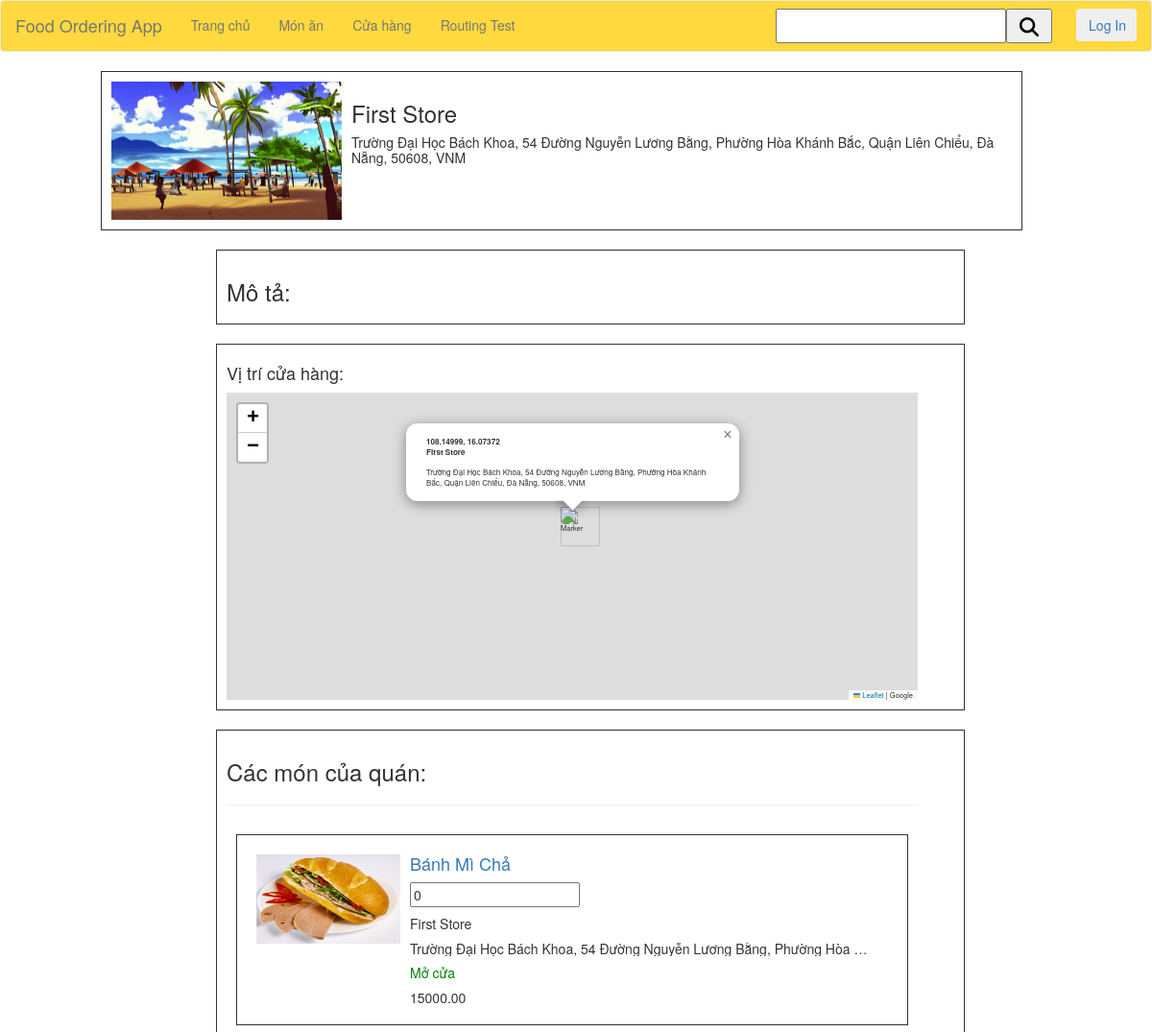
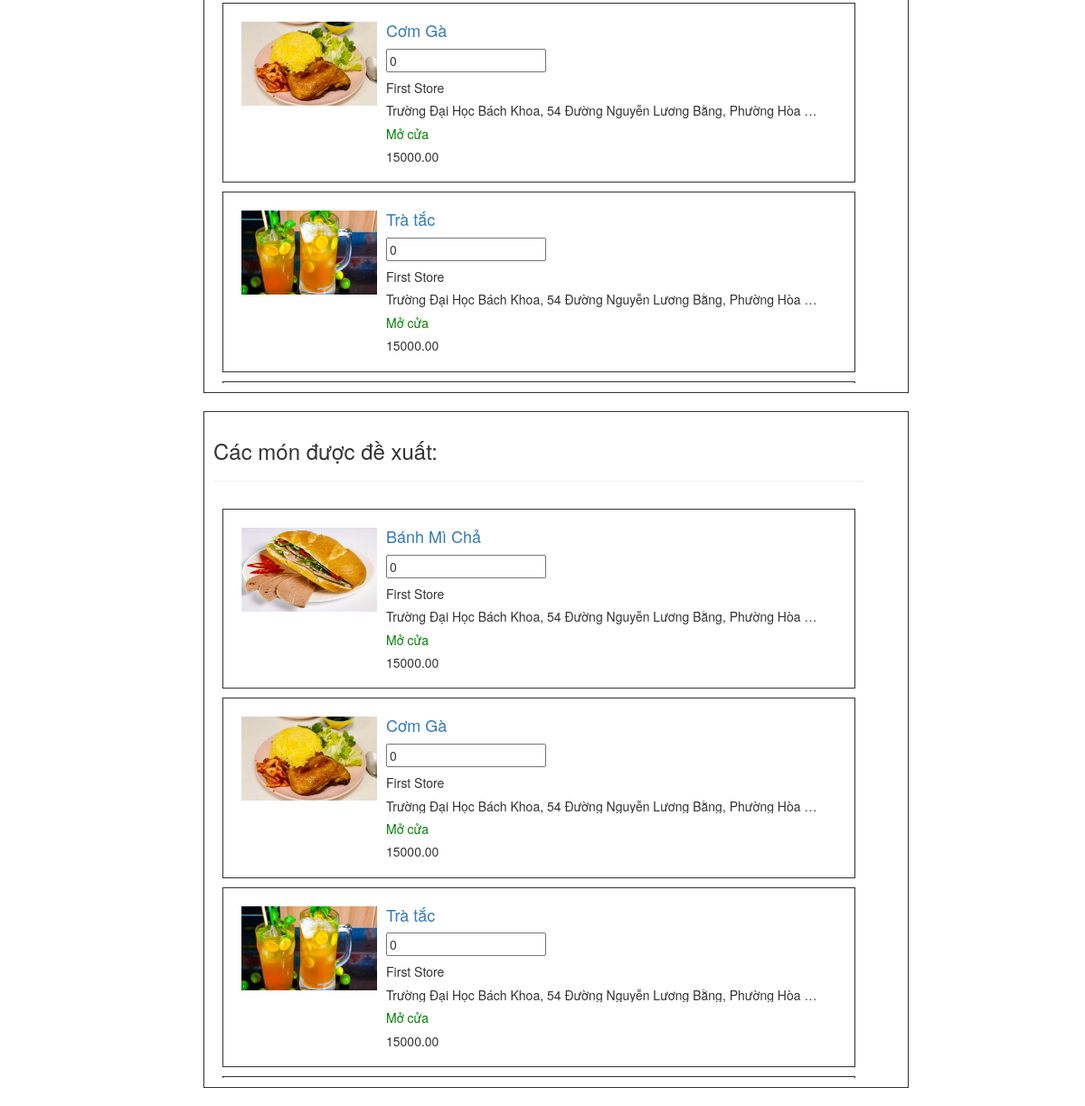
Screenshot of /store/hoaanduong2003-first-store with the database file from the repository (2 pictures, top to bottom).
### stores/models.py (models this page shows, shortened)
class Store(models.Model):
	user = models.OneToOneField(User, on_delete=models.CASCADE,related_name="store")
	name = models.CharField(max_length = 256,blank = False)
	business_code = models.CharField(max_length =10,blank=True,null=True)
	tax_identification = models.CharField(max_length =13,blank=True,null=True)
	location = models.ForeignKey(Location,on_delete=models.SET_NULL,null=True)
	description = models.TextField(max_length = 512,blank=True)
	avatar = models.ImageField(default='stores/store.png', upload_to='stores/')
	status = models.ForeignKey(Store_Status,on_delete=models.SET_NULL,blank=True,null=True)
	slug = models.SlugField(max_length=255,null=True)
	moderated = models.DateTimeField(blank=True,null=True)
	updated = models.DateTimeField(auto_now=True)
	created = models.DateTimeField(auto_now_add=True)
	class Meta:
		db_table = "Store"
		verbose_name = "Store"
	@property
	def is_open(self):
		today = datetime.datetime.now()
		try:
			now_weekday = today.weekday()
			now_hour = today.time()
			today_opening_hour = self.opening_hours.get(weekday=now_weekday)
			return self.status.code == "active" and now_hour >= today_opening_hour.from_hour and now_hour <= today_opening_hour.to_hour
		except:
			return False

### locations/models.py (models this page shows, shortened)
class Location(models.Model):
    address = models.TextField(max_length=512,blank=True,default="")
    country = models.TextField(max_length=100,blank=True,default="")
    region = models.TextField(max_length=100,blank=True,default="")
    subregion_1 = models.TextField(max_length=100, blank=True, default="")
    subregion_2 = models.TextField(max_length=100, blank=True, default="")
    lat = models.FloatField(default=16.07387)
    lng = models.FloatField(default=108.14975)
    class Meta:
        db_table = "Location"
        verbose_name = "Location"

### products/models.py (models this page shows, shortened)
class Product(models.Model):
    name = models.TextField(max_length=255)
    description = models.TextField(max_length=2048,blank = True)
    store = models.ForeignKey(Store,on_delete=models.CASCADE,null=True,related_name="products")
    price = MoneyField(max_digits=256,decimal_places=2,default = 0,default_currency='VND')
    new_price = MoneyField(max_digits=256,decimal_places=2,default = 0,default_currency='VND')
    image = models.ImageField(default='products.png', upload_to='products/')
    category = models.ForeignKey(Category,on_delete=models.DO_NOTHING,blank=True,null=True)
    status = models.ForeignKey(Product_Status,on_delete=models.DO_NOTHING,blank=True,null=True)
    moderated = models.DateTimeField(blank=True, null=True)
    updated = models.DateTimeField(auto_now=True)
    created = models.DateTimeField(auto_now_add=True)
    slug = models.SlugField(max_length=255,null=True)
    class Meta:
        db_table = "Product"
        verbose_name = "Product"
    @property
    def average_rating(self):
        average_rating = self.reviews.aggregate(Avg("rating"),Count('author'))
        return average_rating

### stores/views.py (the view)
# urls.py: path('store/<slug:slug>',StoreDetailView),
def StoreDetailView(request,slug):
    ctx = {}
    store = Store.objects.get(slug = slug)
    ctx["store"] = store
    ctx["recommended_products"] = recommended_products(user=request.user)[:10]
    ctx["store_products"] = Product.objects.filter(store = store)
    return render(request, 'Site/StoreDetail.html',ctx)

### products/utils.py (called while the page is built, shortened)
def recommended_products(user,*args,**kwargs):
    if user.is_anonymous:
        return Product.objects.filter(store__status__code = "active",status__code = "active")
    for p in products:
        p.distance = round(p.distance,ndigits=2)
    return products

### templates/Site/StoreDetail.html (shortened to what this page needs)
{% extends 'Site/index.html' %}
{% block content %}
    <div class = "container-fluid">
        <div class = "row">
            <div class = "col" style = "margin-left:5vw">
                <div class = "row product-section" style = "width:80vw; left:5vw">
                    <div class = "col group-body" style="padding-right:10px;">
                        <img class = 'product-image-2' src="{{ store.avatar.url }}" style="position:relative;">
                    </div>
                    <div class = "col group-body" style = "width: 80vw; padding-right:10px;">
                        <h3>{{store.name}}</h3>
                        <h5>{{store.location.address}}</h5>
                    </div>
                </div>
                <div class = "row product-section" style = "width:65vw; left: 15vw; ">
                    <div>
                        <h3>Mô tả:</h3>
                    </div>
                </div>
                <div class = "row product-section" style = "width:65vw; left: 15vw; ">
                    <div style = "position:relative;">
                        <h4>Vị trí cửa hàng: </h4>
                        <div id = "product_map" style="width:60vw; height:40vh;"></div>
                        {% load static %}
                    </div>
                </div>
                <div class = "row product-section" style = "width:65vw; left: 15vw;">
                    <div style = "width:60vw; position:relative;">
                        <h3>Các món của quán:</h3>
                        <hr>
                        <div style = "width:60vw; max-height:80vh; overflow: scroll;">
                            {% for p in store_products %}
                            <div style = "border-style:solid; border-width: thin; padding:10px; margin:10px">
                                <div style = "display:flex;justify-content: flex-start; ">
                                    <img src="{{p.image.url}}" style = "width: 150px; height: 93px; margin:10px">
                                    <div style="position: relative; width:40vw;">
                                        <h4><a href = "/product/{{p.slug}}">{{ p.name }}</a></h4>
                                        <input id="store_average_rating_{{forloop.counter0}}" type="text" name = "rating" value = "{% if p.average_rating.rating__avg %}{{p.average_rating.rating__avg}}{% else %}0{% endif %}" style = "margin = 0px;">
                                        <h5>{{p.store.name}}</h5>
                                        <h5 style="overflow: hidden;text-overflow: ellipsis;white-space: nowrap;">{{ p.store.location.address}}</h5>
                                        {% if p.store.is_open %}
                                            <h5 style="color:green">Mở cửa</h5>
                                        {% endif %}
                                        <h5>{{ p.price }}</h5>
                                    </div>
                                </div>
                            </div>
                            {% endfor %}
                        </div>
                    </div>
                </div>
                <div class = "row product-section" style = "width:65vw; left: 15vw;">
                    <div style = "width:60vw; position:relative;">
                        <h3>Các món được đề xuất:</h3>
                        <hr>
                        <div style = "width:60vw; max-height:80vh; overflow: scroll;">
                            {% for p in recommended_products %}
                            <div style = "border-style:solid; border-width: thin; padding:10px; margin:10px">
                                <div style = "display:flex;justify-content: flex-start; ">
                                    <img src="{{p.image.url}}" style = "width: 150px; height: 93px; margin:10px">
                                    <div style="position: relative; width:40vw;">
                                        <h4><a href = "/product/{{p.slug}}">{{ p.name }}</a></h4>
                                        <input id="rec_average_rating_{{forloop.counter0}}" type="text" name = "rating" value = "{% if p.average_rating.rating__avg %}{{p.average_rating.rating__avg}}{% else %}0{% endif %}" style = "margin = 0px;">
                                        <h5>{{p.store.name}}</h5>
                                        <h5 style="overflow: hidden;text-overflow: ellipsis;white-space: nowrap;">{{ p.store.location.address}}</h5>
                                        {% if p.store.is_open %}
                                            <h5 style="color:green">Mở cửa</h5>
                                        {% endif %}
                                        <h5>{{ p.price }}</h5>
                                    </div>
                                </div>
                            </div>
                            {% endfor %}
                        </div>
                    </div>
                </div>
            </div>
        </div>
    </div>
{% endblock %}

### static/css/style.css (style rules this page uses)
html { font-family: Helvetica,Arial }
.product-image-2 { width: 20vw; height: 12vw; }
.product-section { position: relative; height: auto; border-style:solid; border-width: thin; display: flex; justify-content: flex-start; margin-bottom: 20px; margin-right: 20px; padding:10px; }

### rows the page displays
Store: avatar (picture), name "First Store", location.address "Trường Đại Học Bách Khoa, 54 Đường Nguyễn Lương Bằng, Phường Hòa Khánh Bắc, Quận Liên Chiểu, Đà Nẵng, 50608, VNM"
Product: image (picture), name "Bánh Mì Chả", store.name "First Store", store.location.address "Trường Đại Học Bách Khoa, 54 Đường Nguyễn Lương Bằng, Phường Hòa…", shows "Mở cửa", price "15000.00"
Product: image (picture), name "Cơm Gà", rating "0", store.name "First Store", store.location.address "Trường Đại Học Bách Khoa, 54 Đường Nguyễn Lương Bằng, Phường Hòa…", shows "Mở cửa", price "15000.00"
Product: image (picture), name "Trà tắc", rating "0", store.name "First Store", store.location.address "Trường Đại Học Bách Khoa, 54 Đường Nguyễn Lương Bằng, Phường Hòa…", shows "Mở cửa", price "15000.00"
